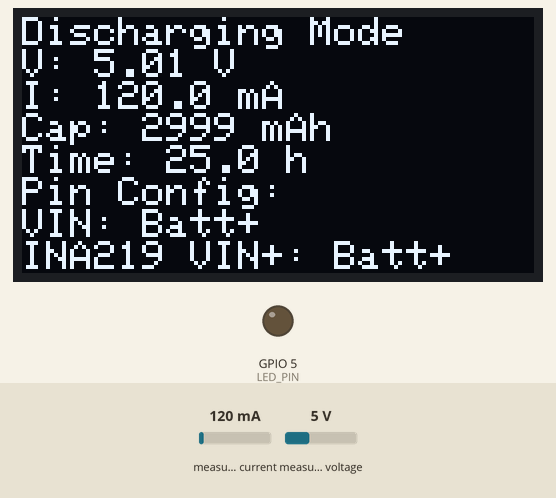
Recording of a sketch running on a simulated ESP32. Parts: 128×64 one-colour display, output pins drawn as LEDs (lit = HIGH). Inputs (shaded band) come from the test bench; at power-on: measured voltage 5 V, measured current 120 mA. What the sketch prints to the serial monitor is not drawn.

Above: at 2.6 s.
2.7 s: measured voltage set to 3.6 V
At 5.1 s:
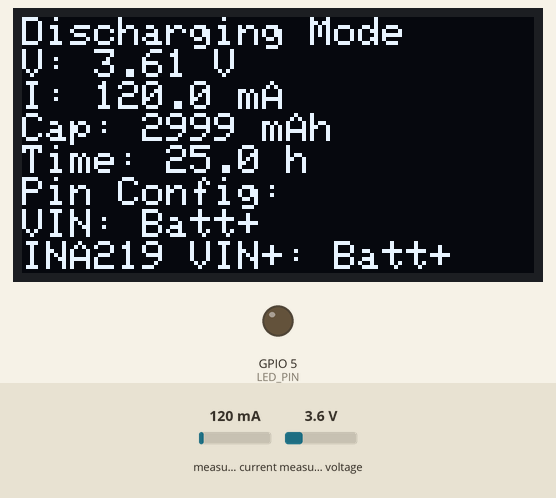
5.5 s: measured voltage set to 3.1 V
At 6.7 s:
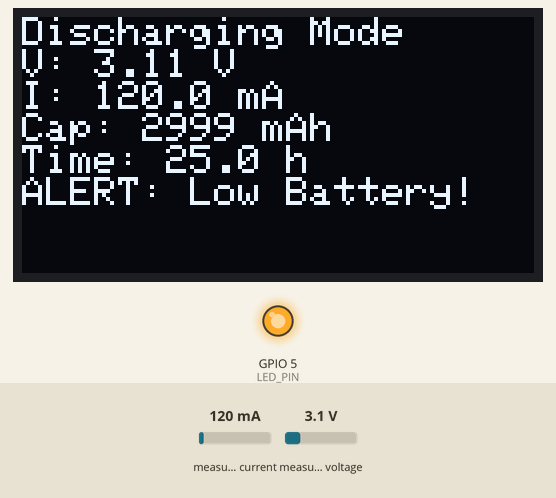
9.5 s: measured current set to 40 mA
At 12.5 s:
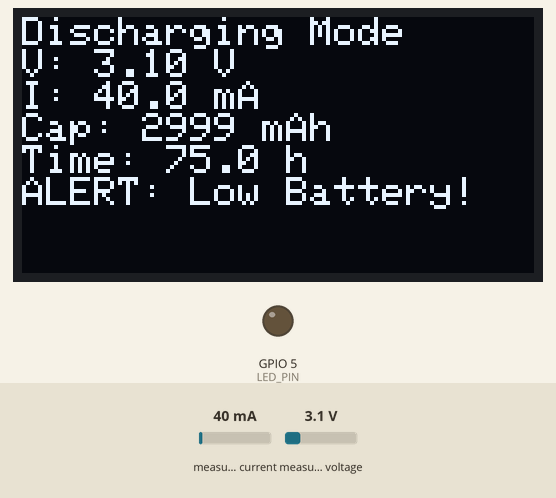
13.5 s: measured current set to 500 mA
At 15.2 s:
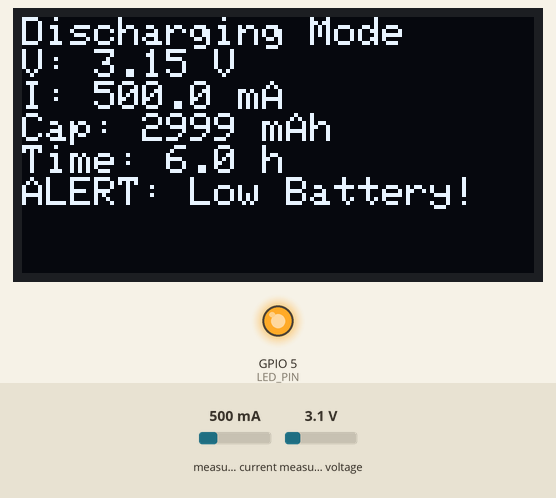
Timing chart, 0 to 18.5 s (numbered marks = the images above; inputs shaded):
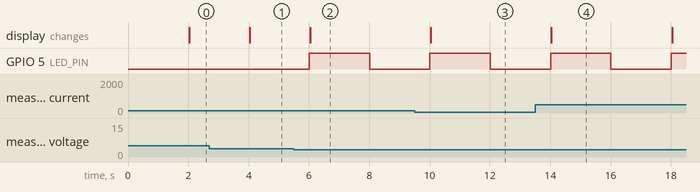

Measured:
- the behaviour switches between 3.4 and 3.3 V on measured voltage (found by bisection; images 1 and 2)
- after the input at 2.7 s, the display: changes after 1.3 s (image 1)
- after the input at 5.5 s, GPIO 5 (LED_PIN): LOW → HIGH after 0.51 s, → LOW 2.0 s later; the display: changes after 0.53 s (image 2)
- after the input at 9.5 s, the display: changes after 0.54 s (image 3)
- after the input at 13.5 s, the display: changes after 0.54 s (image 4)

The sketch:

working_with_esp_32.ino
```cpp
#include <WiFi.h>
#include <WebServer.h>
#include <Wire.h>
#include <Adafruit_INA219.h>
#include <Adafruit_SSD1306.h>
#include <ArduinoJson.h>

// Wi-Fi AP credentials
const char* ssid = "ESP32_EnergyMonitor";
const char* password = "password123";

// Web server on port 80
WebServer server(80);

// OLED configuration
#define SCREEN_WIDTH 128
#define SCREEN_HEIGHT 64
#define OLED_RESET -1
Adafruit_SSD1306 display(SCREEN_WIDTH, SCREEN_HEIGHT, &Wire, OLED_RESET);

// INA219 instance for discharging
Adafruit_INA219 ina219_load(0x40);

// LED pin for low battery alert
#define LED_PIN 5

// Battery and timing variables
float capacity_mAh = 3000.0;
unsigned long lastMillis = 0;
float battery_V = 0.0, load_current_mA = 0.0;
bool lowBatteryAlert = false;
unsigned long lastBlinkMillis = 0;
bool ledState = false;

void handleRoot() {
  // Create JSON response
  StaticJsonDocument<200> doc;
  doc["battery_V"] = battery_V;
  doc["load_I_mA"] = load_current_mA;
  doc["load_shunt_mV"] = ina219_load.getShuntVoltage_mV();
  doc["load_power_mW"] = ina219_load.getPower_mW();
  doc["capacity_mAh"] = capacity_mAh;
  doc["remaining_time_h"] = (load_current_mA > 0) ? capacity_mAh / load_current_mA : 0.0;
  doc["mode"] = (load_current_mA > 5.0) ? "Discharging" : "Idle";
  if (lowBatteryAlert) {
    String alertMsg = "Low battery voltage: " + String(battery_V, 2) + " V";
    doc["alert"] = alertMsg;
  } else {
    doc["alert"] = "";
  }

  String json;
  serializeJson(doc, json);
  server.send(200, "application/json", json);
}

void setup() {
  Serial.begin(115200);
  while (!Serial) { delay(1); }

  // Initialize LED pin
  pinMode(LED_PIN, OUTPUT);
  digitalWrite(LED_PIN, LOW);

  // Initialize I2C on GPIO21 (SDA), GPIO22 (SCL)
  Wire.begin(21, 22);

  // Initialize INA219 for discharging
  if (!ina219_load.begin()) {
    Serial.println("Failed to find INA219 at 0x40");
    while (1) { delay(10); }
  }

  // Initialize OLED (address 0x3C)
  if (!display.begin(SSD1306_SWITCHCAPVCC, 0x3C)) {
    Serial.println(F("SSD1306 allocation failed"));
    while (1) { delay(10); }
  }

  // Display startup message
  display.clearDisplay();
  display.setTextSize(1);
  display.setTextColor(SSD1306_WHITE);
  display.setCursor(0, 0);
  display.println("ESP32 Discharge Test");
  display.println("SSID: ESP32_EnergyMonitor");
  display.println("IP: 192.168.4.1");
  display.display();

  // Set up Wi-Fi AP
  WiFi.softAP(ssid, password);
  IPAddress IP = WiFi.softAPIP();
  Serial.print("AP IP address: ");
  Serial.println(IP);

  // Start web server
  server.on("/", handleRoot);
  server.begin();
  Serial.println("Web server started at http://192.168.4.1");

  Serial.println("Pin Configuration (ESP32, Discharging):");
  Serial.println("  ESP32 VIN: Battery+ (~3.7-4.2V)");
  Serial.println("  INA219(0x40) VIN+: Battery+");
  Serial.println("  INA219(0x40) VIN-: Load+");
  Serial.println("  INA219(0x40) VCC: ESP32 3V3");
  Serial.println("  INA219(0x40) A0: GND, A1: GND");
  Serial.println("  Load-: GND");
  Serial.println("  Red LED: GPIO5 (via 220R)");
  Serial.println("  I2C: GPIO21 (SDA), GPIO22 (SCL)");
  Serial.println("  OLED VCC: ESP32 3V3");
  Serial.println("  OLED SDA: GPIO21, SCL: GPIO22");
  Serial.println("Format: Battery V | Load I | Capacity | Time | Mode | Alert");
}

void loop() {
  server.handleClient();

  unsigned long currentMillis = millis();
  if (currentMillis - lastMillis >= 2000) {
    lastMillis = currentMillis;
    float delta_t = 2.0;

    // Read discharging data
    float shunt_load_mV = ina219_load.getShuntVoltage_mV();
    float bus_load_V = ina219_load.getBusVoltage_V();
    load_current_mA = ina219_load.getCurrent_mA();
    float power_load_mW = ina219_load.getPower_mW();
    battery_V = bus_load_V + (shunt_load_mV / 1000.0); // Adjust offset if needed

    // Mode detection
    bool isDischarging = (load_current_mA > 5.0);
    String mode = isDischarging ? "Discharging" : "Idle";

    // Low battery alert
    lowBatteryAlert = (battery_V < 3.4);

    // Update capacity
    if (isDischarging) {
      capacity_mAh -= (load_current_mA * delta_t / 3600.0);
      if (capacity_mAh < 0) capacity_mAh = 0;
    }

    // Calculate remaining time
    float remaining_time_h = (load_current_mA > 0 && isDischarging) ? capacity_mAh / load_current_mA : 0.0;

    // Blink LED if low battery
    if (lowBatteryAlert && currentMillis - lastBlinkMillis >= 500) {
      ledState = !ledState;
      digitalWrite(LED_PIN, ledState ? HIGH : LOW);
      lastBlinkMillis = currentMillis;
    } else if (!lowBatteryAlert) {
      digitalWrite(LED_PIN, LOW);
      ledState = false;
    }

    // Display on OLED
    display.clearDisplay();
    display.setTextSize(1);
    display.setCursor(0, 0);
    if (isDischarging) {
      display.println("Discharging Mode");
      display.print("V: ");
      display.print(battery_V, 2);
      display.println(" V");
      display.print("I: ");
      display.print(load_current_mA, 1);
      display.println(" mA");
      display.print("Cap: ");
      display.print((int)capacity_mAh);
      display.println(" mAh");
      display.print("Time: ");
      display.print(remaining_time_h, 1);
      display.println(" h");
      if (lowBatteryAlert) {
        display.println("ALERT: Low Battery!");
      } else {
        display.println("Pin Config:");
        display.println("VIN: Batt+");
        display.println("INA219 VIN+: Batt+");
      }
    } else {
      display.println("Idle Mode");
      display.print("V: ");
      display.print(battery_V, 2);
      display.println(" V");
      display.print("I: ");
      display.print(load_current_mA, 2);
      display.println(" mA");
      display.print("Cap: ");
      display.print((int)capacity_mAh);
      display.println(" mAh");
      if (lowBatteryAlert) {
        display.println("ALERT: Low Battery!");
      } else {
        display.println("Pin Config:");
        display.println("VIN: Batt+");
        display.println("Check Load");
      }
    }
    display.display();

    // Serial output
    Serial.print("Data: ");
    Serial.print(battery_V, 2);
    Serial.print(" V | ");
    Serial.print(load_current_mA, 2);
    Serial.print(" mA | ");
    Serial.print(capacity_mAh, 2);
    Serial.print(" mAh | ");
    Serial.print(remaining_time_h, 2);
    Serial.print(" h | ");
    Serial.print(mode);
    Serial.print(" | Alert: ");
    Serial.println(lowBatteryAlert ? "Low battery (" + String(battery_V, 2) + " V)" : "None");
  }
}
```
